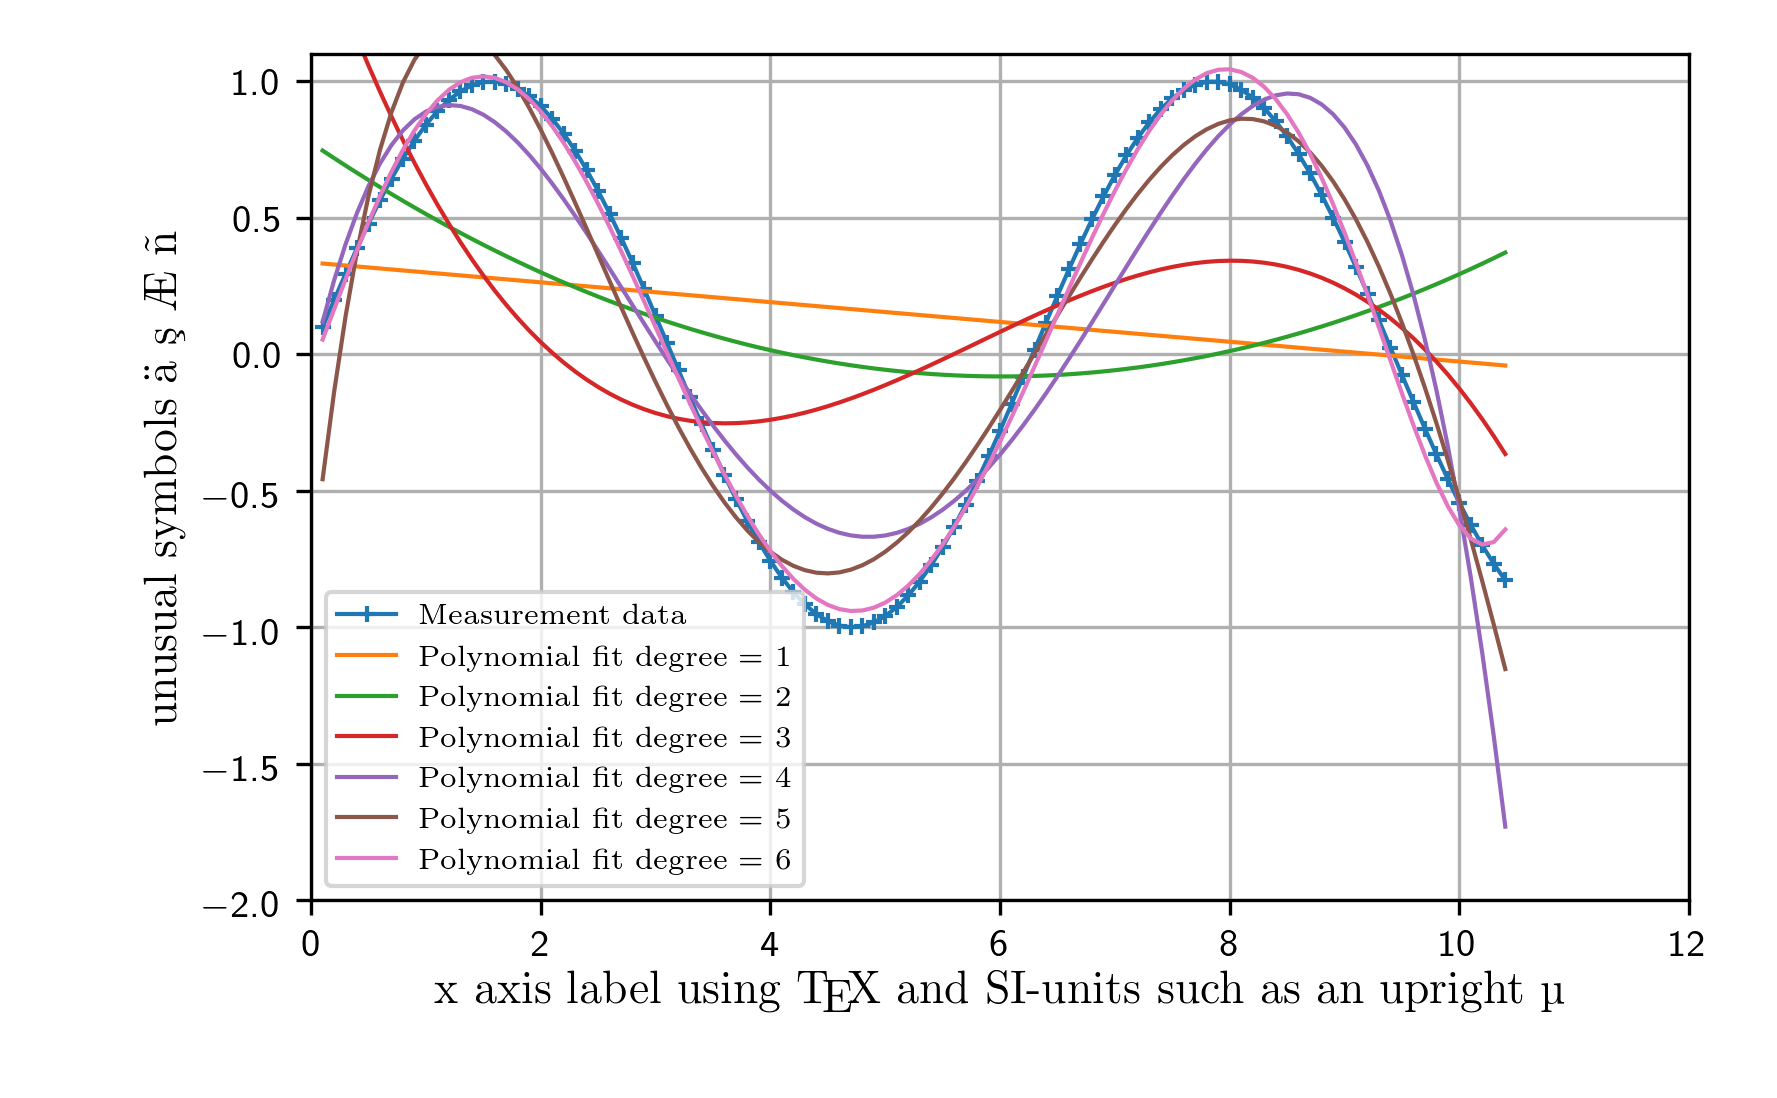

This chart was generated by the following Python code:
def polyFit(xData, yData, degree):
    pass
    fitValues = np.polyfit(xData, yData, degree)
    yFit = np.zeros(len(xData))
    for i in range(degree+1):
        yFit = yFit + xData**(degree-i)*fitValues[i]
    def function(x):
        func = 0
        for i in fitValues:
            func = func*x + i
        return func
    return (fitValues,function)



if __name__ == "__main__":
    import pandas as pd
    import numpy as np
    import matplotlib.pyplot as plt
    import pltStyle # used for formatting the plots

    # read some data
    data = pd.read_csv("polyFit.csv", header=None, names=["x","y"])
    # create a new figure object
    fig =  plt.figure()
    # create axis and a new subplot within the figure
    ax = fig.add_subplot(1, 1, 1)
    # plot the measurement data
    ax.plot(data.x, data.y,marker="+", label="Measurement data")
    # add polynomial fits with different degrees
    for i in range(1,7,1):
        ax.plot(data.x, polyFit(data.x,data.y,i)[1](data.x), label="Polynomial fit degree = "+str(i))
    # create the legend and set its position
    ax.legend(loc="lower left")
    # manually set the axes limits and label them
    ax.set_xlim([0,12])
    ax.set_ylim([-2,1.1])
    ax.set_xlabel(r'x axis label using \TeX\  and SI-units such as an upright $\si{\micro}$')
    ax.set_ylabel(r'unusual symbols {\"a} \c{s} \AE\  \~{n}')
    ax.grid(True)
    #plt.tight_layout()
    plt.savefig("polyFit.png")
